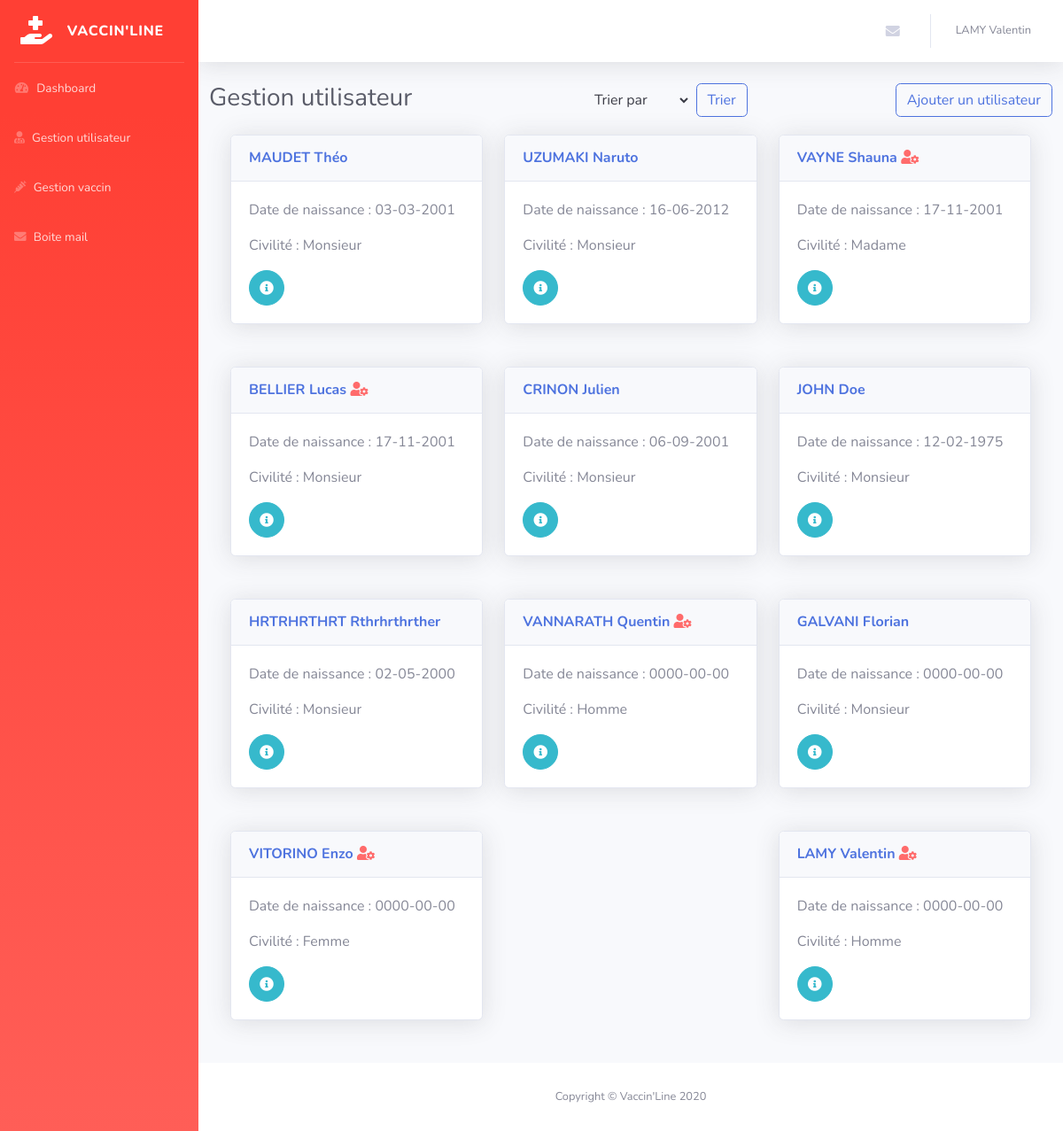
Screenshot of /admin/manage-user.php (signed in) with the database file from the repository.
### tables this page shows
CREATE TABLE `vl_users` (
  `id` int(11) NOT NULL,
  `nom` varchar(150) NOT NULL,
  `prenom` varchar(150) NOT NULL,
  `password` varchar(255) NOT NULL,
  `email` varchar(120) NOT NULL,
  `status` int(11) NOT NULL DEFAULT 1,
  `token` varchar(255) DEFAULT NULL,
  `token_at` datetime DEFAULT NULL,
  `date_naissance` varchar(10) NOT NULL,
  `created_at` datetime NOT NULL,
  `civilite` varchar(100) NOT NULL,
  `role` varchar(10) NOT NULL,
  `age` int(3) NOT NULL
);

### admin/manage-user.php (the view, shortened to what this page needs)
<?php
include('../inc/pdo.php');
$title = 'Gestion utilisateur';
$trier = 1;
  if(!empty($trier) && $trier == 2) {
    $sql = "SELECT * FROM vl_users WHERE status = 1 ORDER BY created_at ASC";
    $query = $pdo->prepare($sql);
    $query->execute();
    $users = $query->fetchAll();
  } elseif ($trier == 1) {
      $sql = "SELECT * FROM vl_users WHERE status = 1 ORDER BY created_at DESC";
      $query = $pdo->prepare($sql);
      $query->execute();
      $users = $query->fetchAll();
    }
include('inc/header-back.php');
 ?>
    <div class="container-fluid">
      <div class="row text-center justify-content-between">
        <div class="">
          <h1 class="h3 mb-4 text-gray-800"><?php echo $title; ?></h1>
        </div>
        <div class="">
          <form class="mb-3" action="manage-user.php" method="post">
            <select name="tri" id="tri" class="btn btn-light">
              <option value="1" selected>Trier par</option>
            </select>
            <input class="btn btn-outline-primary" type="submit" name="submitted" value="Trier">
          </form>
        </div>
        <div class="">
          <a href="add-user.php" class="btn btn-outline-primary">Ajouter un utilisateur</a>
        </div>
      </div>
        <div class="d-flex flex-wrap justify-content-between">
          <?php foreach ($users as $user) :?>
            <div class="col-xl-4 col-md-6 mb-4">
              <div class="card shadow mb-4">
                <div class="card-header py-3">
                  <h6 class="m-0 font-weight-bold text-primary"><a href="single-user.php?id=<?php echo $user['id'] ?>"><?php echo mb_strtoupper($user['nom']) . ' ' . ucfirst($user['prenom']);?></a> <?php if ($user['role'] == 'role_admin') {echo ' <i class="fas fa-user-cog" style="color: #ff6b6b;"></i>';}?></h6>
                </div>
                <div class="card-body">
                  <p>Date de naissance : <?php echo ucfirst($user['date_naissance']); ?></p>
                  <p>Civilité : <?php echo ucfirst($user['civilite']); ?></p>
                  <a href="single-user.php?id=<?php echo $user['id'] ?>" class="btn btn-info btn-circle">
                      <i class="fas fa-info-circle"></i>
                  </a>
                </div>
              </div>
            </div>
          <?php endforeach ;?>
        </div>
    </div>
<?php
include('inc/footer-back.php');

### rows the page displays
vl_users: nom "MAUDET", prenom "Théo", date_naissance "03-03-2001", civilite "Monsieur"
vl_users: nom "UZUMAKI", prenom "Naruto", date_naissance "16-06-2012", civilite "Monsieur"
vl_users: nom "VAYNE", prenom "Shauna", role "role_admin" (drawn), date_naissance "17-11-2001", civilite "Madame"
vl_users: nom "BELLIER", prenom "Lucas", role "role_admin" (drawn), date_naissance "17-11-2001", civilite "Monsieur"
vl_users: nom "CRINON", prenom "Julien", date_naissance "06-09-2001", civilite "Monsieur"
vl_users: nom "JOHN", prenom "Doe", date_naissance "12-02-1975", civilite "Monsieur"
vl_users: nom "HRTRHRTHRT", prenom "Rthrhrthrther", date_naissance "02-05-2000", civilite "Monsieur"
vl_users: nom "VANNARATH", prenom "Quentin", role "role_admin" (drawn), date_naissance "0000-00-00", civilite "Homme"
vl_users: nom "GALVANI", prenom "Florian", date_naissance "0000-00-00", civilite "Monsieur"
vl_users: nom "VITORINO", prenom "Enzo", role "role_admin" (drawn), date_naissance "0000-00-00", civilite "Femme"
vl_users: nom "LAMY", prenom "Valentin", role "role_admin" (drawn), date_naissance "0000-00-00", civilite "Homme"

### other values shown
mb_strtoupper($_SESSION['user']['nom']) "LAMY"
$_SESSION['user']['prenom'] "Valentin"
$title "Gestion utilisateur"
